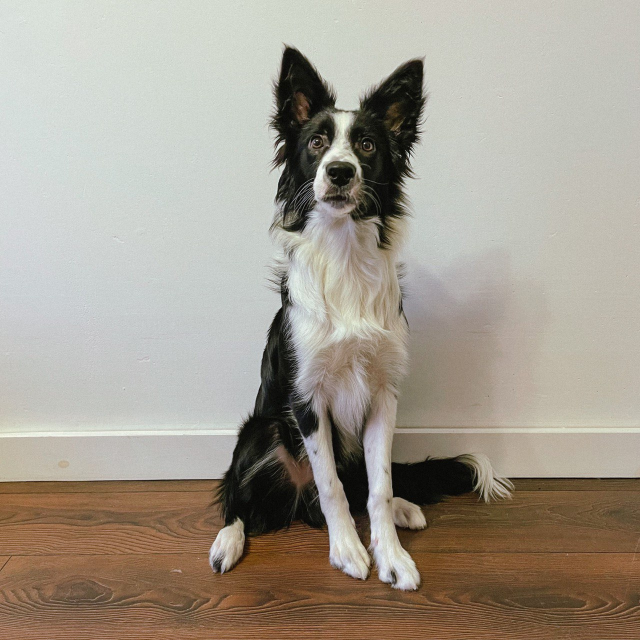
#> input picture lection 5/ulm.jpg, 1280 x 1280 px (shown at 1/2 size)
$ jupyter execute --allow-errors Images.ipynb
#> lines starting #> are read from the running program, lines starting #| are printed output that depends on the picture; after the words box and inside, x2 and y2 are one past the last pixel; in counts of white or black regions, pixels touching at a corner belong together
<h1 style="text-align: center;">Images</h1>

Импортируем необходимые библиотеки.
Если PIL не установлена, то **pip install pillow**

[cell 1]
import numpy as np
from PIL import Image
import matplotlib.pyplot as plt
from mpl_toolkits.mplot3d import Axes3D

Открываем изображение и меняем его размер на 512x512 пикселей

[cell 2]
image_RGB = Image.open('ulm.jpg')
#> image_RGB is the input picture: PIL image 1280x1280 RGB; mean R, G, B 164, 156.5, 144.5
image_RGB = image_RGB.resize((512, 512))
#> image_RGB: PIL image 512x512 RGB
image_RGB

Переведём изображение в матрицу и проверим её размерность.
Ожидаем (512 пикселей в ширину)х(512 пикселей в высоту)х(3 значения RGB в каждом пикселе)

[cell 3]
matr_RGB = np.array(image_RGB)
print(np.shape(matr_RGB))
#| (512, 512, 3)

Отобразим значения "красной", "зелёной" и "синей" матриц

[cell 4]
x = np.arange(0, matr_RGB.shape[0])
#> x = 512 values from 0 to 511
y = np.arange(0,  matr_RGB.shape[1])
#> y = 512 values from 0 to 511
x, y = np.meshgrid(x, y)

z_R = matr_RGB[:, :, 0]
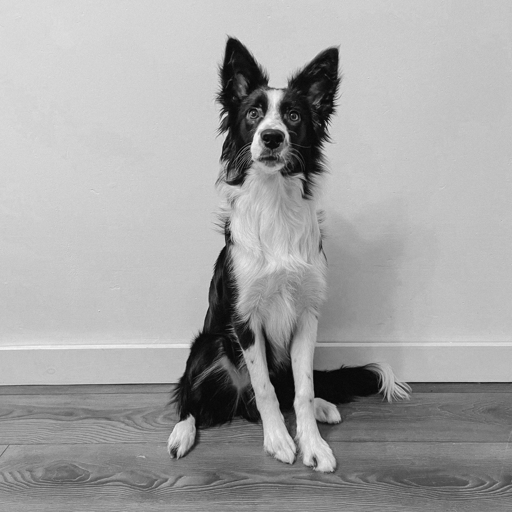
#> z_R: shape (512, 512); min 1, max 246, mean 164
z_G = matr_RGB[:, :, 1]
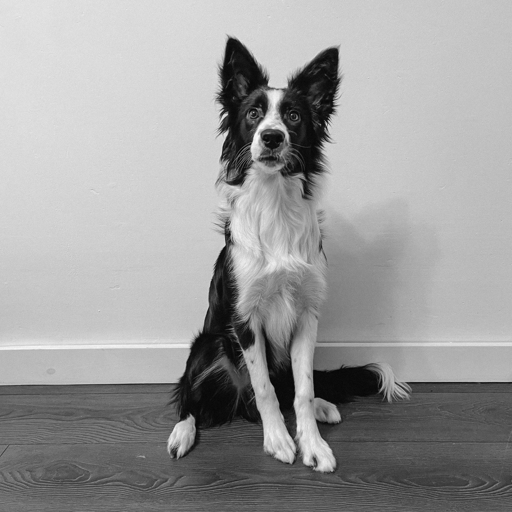
#> z_G: shape (512, 512); min 1, max 251, mean 156.5
z_B = matr_RGB[:, :, 2]
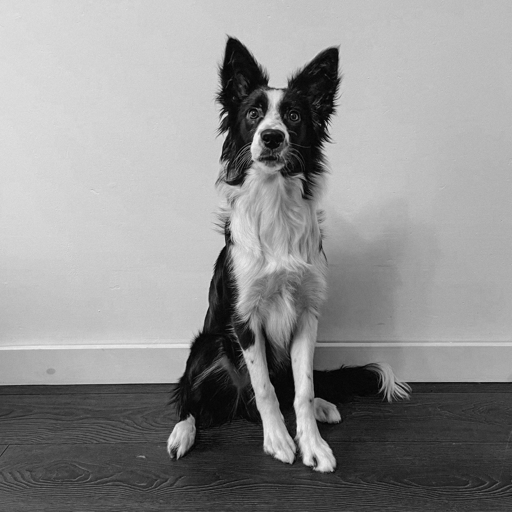
#> z_B: shape (512, 512); min 0, max 243, mean 144.5

fig = plt.figure(figsize=(12, 8))

ax = fig.add_subplot(231)
ax.imshow(z_R, cmap='Reds')

ax = fig.add_subplot(232)
ax.imshow(z_G, cmap='Greens')

ax = fig.add_subplot(233)
ax.imshow(z_B, cmap='Blues')

ax = fig.add_subplot(234, projection='3d')
ax.plot_surface(x, y, z_R, alpha=0.7, cmap='Reds')
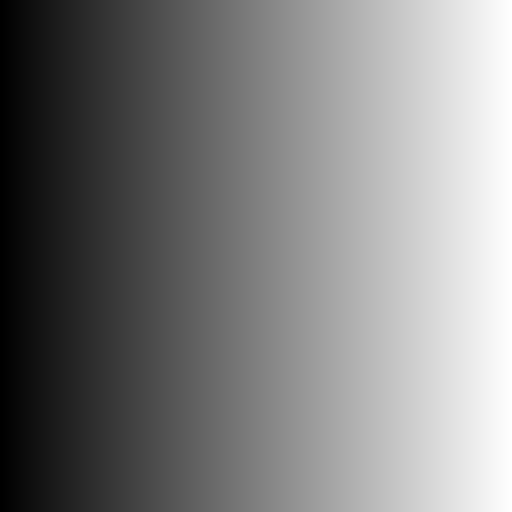
#> x: shape (512, 512) int64; min 0, max 511, mean 255.5; drawn with min black and max white
ax.view_init(60, 60)

ax = fig.add_subplot(235, projection='3d')
ax.plot_surface(x, y, z_G, alpha=0.75, cmap='Greens')
ax.view_init(60, 60)

ax = fig.add_subplot(236, projection='3d')
ax.plot_surface(x, y, z_B, alpha=0.75, cmap='Blues')

ax.view_init(60, 60)

plt.show()
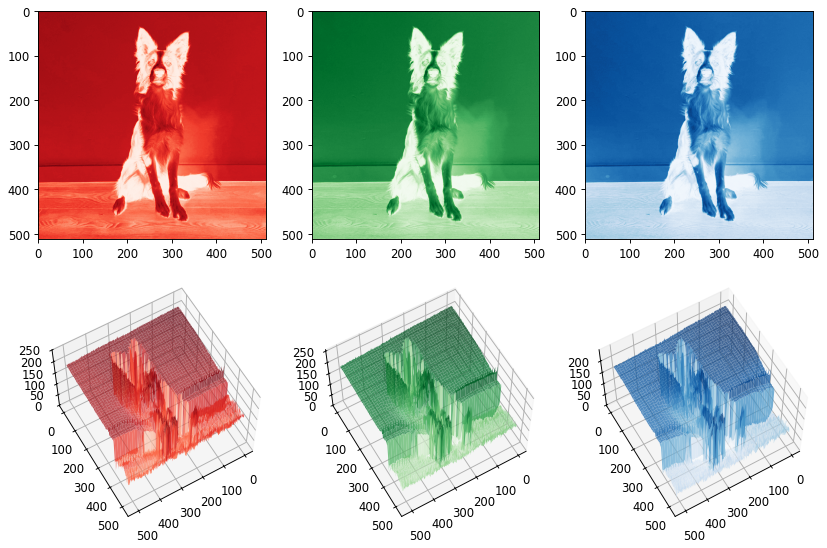
#> figure drawn by matplotlib, 6 panels

Для простоты обработки переведём изображение из RGB в "оттенки серого"

[cell 5]
image_L = image_RGB.convert('L')
image_L

Переведём полученное изображение в матрицу и посмотрим на её размерность

[cell 6]
matr_L = np.array(image_L)
print(np.shape(matr_L))
#| (512, 512)

Вычисляем производные по направлению

[cell 7]
grad_z = np.gradient(matr_L)
#> grad_z = 2 items
dzdi = np.abs(grad_z[0])
dzdj = np.abs(grad_z[1])
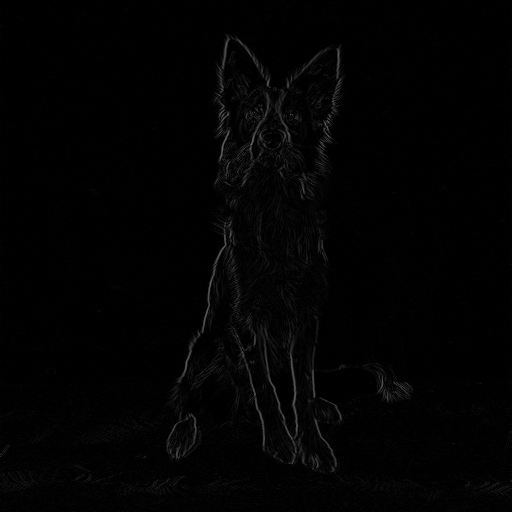
#> dzdj: shape (512, 512) float64; min 0, max 109, mean 3
matr_dz = (dzdi**2+dzdj**2)**0.5

Фильтруем матрицу производных по уровню threshold = 10

[cell 8]
threshold = 10
dzdi_threshold = np.where(dzdi < threshold, 255, 0)
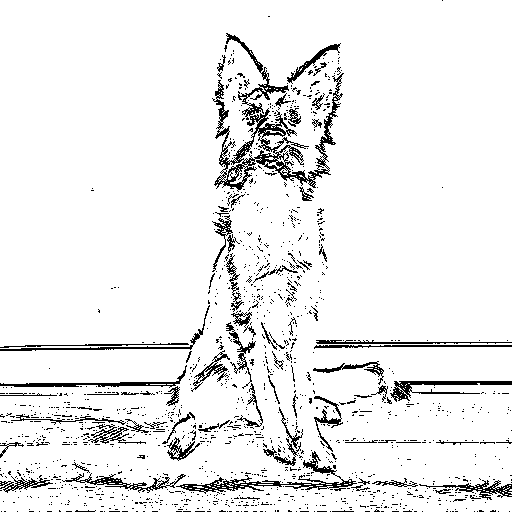
#> dzdi_threshold: shape (512, 512) int64; 92.7% white; black in thin lines or dots
dzdj_threshold = np.where(dzdj < threshold, 255, 0)
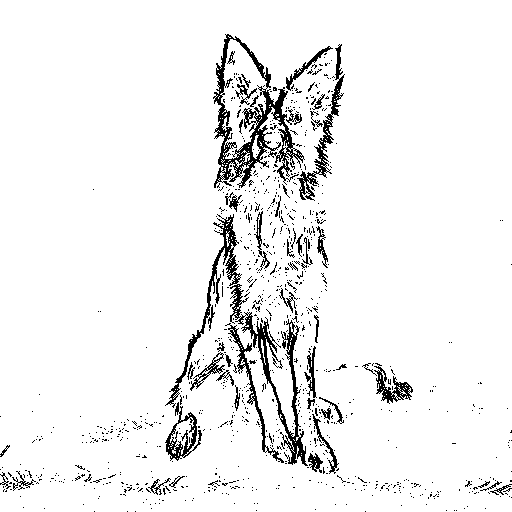
#> dzdj_threshold: shape (512, 512) int64; 93.8% white; black in thin lines or dots
matr_threshold = np.where(matr_dz < threshold, 255, 0)
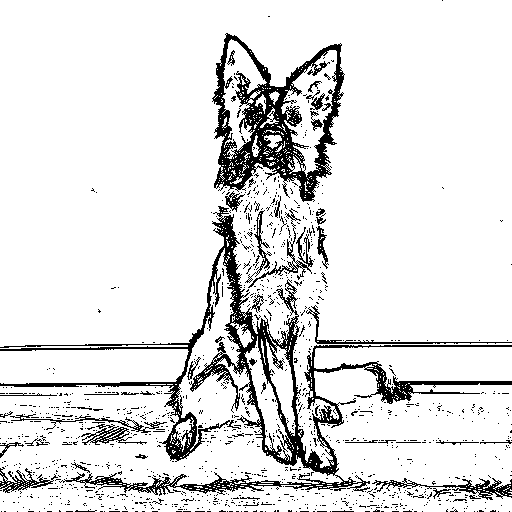
#> matr_threshold: shape (512, 512) int64; 88.5% white; 1178 black regions (1124 under 20 px), largest, box (x1, y1, x2, y2) and area: (0, 206, 512, 496) 13757, (212, 33, 345, 202) 7652, (372, 478, 512, 500) 770

Отобразим матрицы производных

[cell 9]
plt.figure(figsize=(16, 4))

plt.subplot(131)
plt.imshow(dzdi_threshold, cmap='CMRmap')
plt.colorbar()
plt.axis('off')

plt.subplot(132)
plt.imshow(dzdj_threshold, cmap='CMRmap')
plt.colorbar()
plt.axis('off')

plt.subplot(133)
plt.imshow(matr_threshold, cmap='CMRmap')
plt.colorbar()
plt.axis('off')

plt.show()
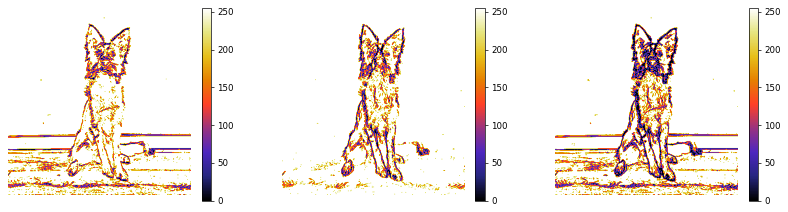
#> figure drawn by matplotlib, 6 panels
